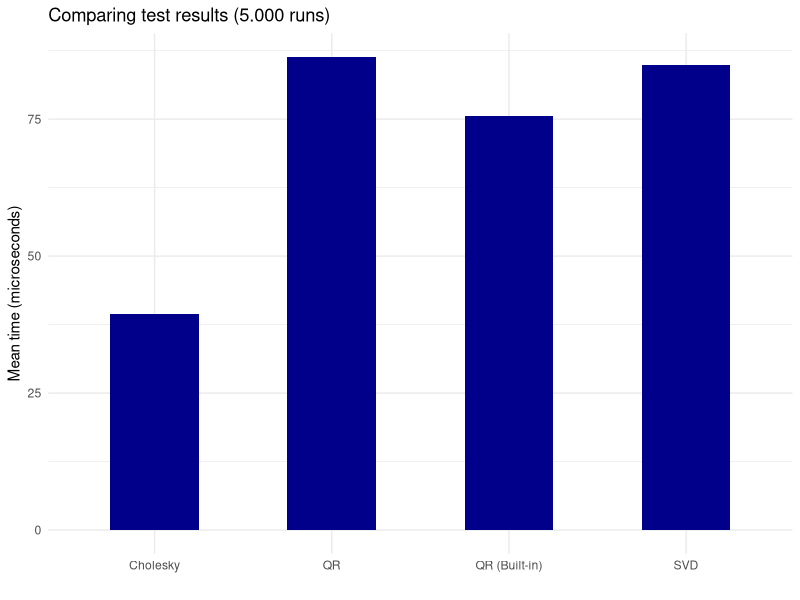

The R source for this figure:
## ---- chunk 1
spd <- cars$speed
dst <- cars$dist
## ---- chunk 2
j.1 <- rep(1, length(spd))
j.2 <- spd
J <- cbind(j.1, j.2)
y <- dst
## ---- chunk 3
# Compute A matrix by multiplying the transpose of J with J 
A <- t(J)%*%J
# Using the chol function to find the upper triangular cholesky factorization
U <- chol(A)
L <- t(chol(A))
# Computing the left side of the equation, by multiplying x transpose with y
b <- t(J)%*%y
# Using first the forwardsolve to find z
z <- forwardsolve(L, b)
# Hereafter using backsolve to find the coefficients
chol_coef <- backsolve(U, z)
# We can make a chol function for testing purposes
chol.est <- function(J) {
  A <- t(J)%*%J
  U <- chol(A)
  L <- t(U)
  b <- t(J)%*%y
  z <- forwardsolve(L, b)
  chol_coef <- backsolve(U, z)
  return(chol_coef)
}
chol.est(J)
## ---- chunk 4
# First we make the qr decomposition
QR <- qr(J)
# Then we utilize functions qr.Q and qr.R to extract the corresponding matrices
Q <- qr.Q(QR)
R <- qr.R(QR)
# As the equation we want to solve is Rx*=Q^T*y and R 
# is upper triangular we can use the backsolve function
QR_coef <- backsolve(R, t(Q)%*%y)
# We can now make a QR function for testing purposes
qr.est <- function (J) {
  QR <- qr(J)
  Q <- qr.Q(QR)
  R <- qr.R(QR)
  QR_coef <- backsolve(R, t(Q)%*%y)
  return(QR_coef)
}
qr.est(J)
## ---- chunk 5
# Perform SVD decomposition
svd. <- svd(J)
# Extract the three matrices from the decomposition
S <- diag(svd.$d)
U <- svd.$u
V <- svd.$v
# Solve the equation
svd_coef <- V%*%solve(S)%*%t(U)%*%y
# We can now make an SVD function for testing purposes
svd.est <- function (J) {
  svd. <- svd(J)
  S <- diag(svd.$d)
  U <- svd.$u
  V <- svd.$v
  svd_coef <- V%*%solve(S)%*%t(U)%*%y
  return(svd_coef)
}
## ---- chunk 6
library(microbenchmark)
bench <- microbenchmark(Cholesky = chol.est(J), 
               QR = qr.est(J),
               'QR (Built-in)' = qr.solve(A, b),
               SVD = svd.est(J), 
               times = 5000)
library(dplyr)
bench <- bench %>%
  group_by(expr) %>%
  summarise(mean_time = mean(time)/1e+3)
## ---- chunk 7
library(ggplot2)
ggplot(bench) + 
  geom_col(aes(x = expr, y = mean_time), width = 0.5, fill = 'darkblue') +
  xlab('') + ylab('Mean time (microseconds)') + ggtitle('Comparing test results (5.000 runs)') +
  theme_minimal()
